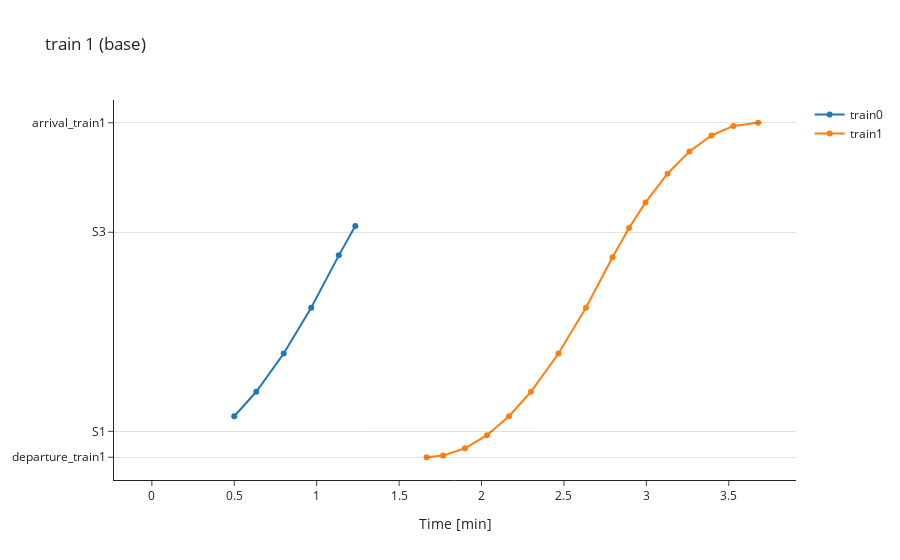

Here is the notebook cell this chart was saved with:
### Code cell
sim.space_time_chart_plotly(
    train=1,
    points_to_show=['departure', 'arrival', 'signal']
)

### Figure 1 — Plotly figure (JSON) as saved in the notebook; plotly's stock layout.template omitted (floating-point values rounded to 4 significant figures)
{"data": [{"name": "train0", "type": "scatter", "x": [0, 0.1, 0.2333, 0.3667, 0.5, 0.6333, 0.8, 0.9667, 1.134, 1.234, 1.334, 1.468, 1.601, 1.734, 1.868, 2.018], "y": [null, null, null, null, 205.8, 328.9, 520.8, 750.4, 1014, 1161, null, null, null, null, null, null]}, {"name": "train1", "type": "scatter", "x": [1.667, 1.767, 1.9, 2.033, 2.167, 2.3, 2.467, 2.633, 2.795, 2.895, 2.995, 3.128, 3.262, 3.395, 3.528, 3.678], "y": [0, 8.294, 45.07, 111.0, 205.8, 328.9, 520.8, 750.4, 1004, 1151, 1280, 1424, 1536, 1616, 1664, 1680]}], "layout": {"hovermode": "x unified", "shapes": [{"line": {"color": "black", "width": 0.5}, "type": "line", "x0": 0, "x1": 1, "xref": "x domain", "y0": 0, "y1": 0, "yref": "y"}, {"line": {"color": "black", "width": 0.5}, "type": "line", "x0": 0, "x1": 1, "xref": "x domain", "y0": 130, "y1": 130, "yref": "y"}, {"line": {"color": "black", "width": 0.5}, "type": "line", "x0": 0, "x1": 1, "xref": "x domain", "y0": 1130, "y1": 1130, "yref": "y"}, {"line": {"color": "black", "width": 0.5}, "type": "line", "x0": 0, "x1": 1, "xref": "x domain", "y0": 1680, "y1": 1680, "yref": "y"}], "title": {"text": "train 1 (base)"}, "xaxis": {"title": {"text": "Time [min]"}}, "yaxis": {"tickmode": "array", "ticktext": ["departure_train1", "S1", "S3", "arrival_train1"], "tickvals": [0, 130, 1130, 1680]}}}
